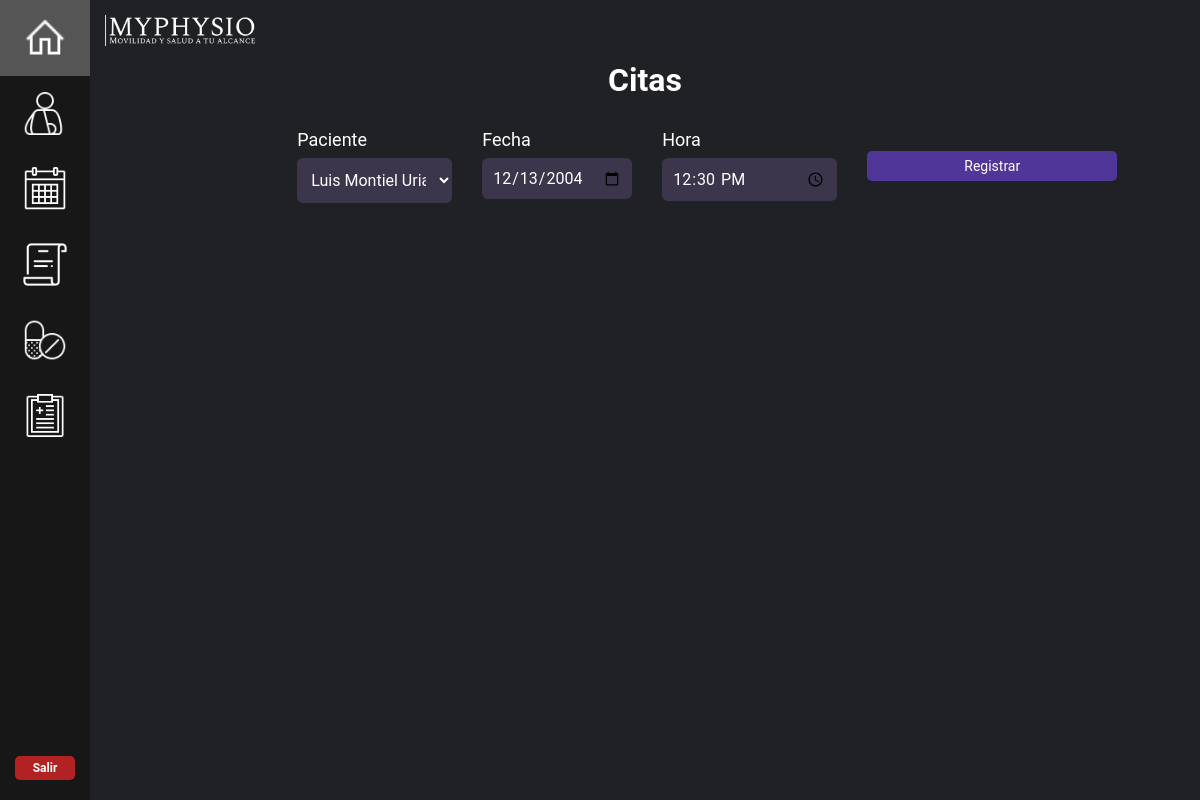
The page /update_cita/1 on the database its author committed.
### mainapp/models.py (models this page shows, shortened)
class Citas(models.Model):
    paciente = models.ForeignKey(Paciente, on_delete=models.CASCADE, blank=False, null=False)
    fecha = models.DateField()
    hora = models.TimeField(auto_now=False, auto_now_add=False)

### mainapp/views.py (the view)
# urls.py: path("update_cita/<cita_id>", views.update_cita, name="update_cita"),
def update_cita(request, cita_id):
    cita = Citas.objects.get(pk=cita_id)
    form = CitaForm(request.POST or None, instance=cita)
    if form.is_valid():
        form.save()
        return redirect("citas")
    return render(request, "./update_cita.html", {'cita': cita, 'form': form})

### mainapp/forms.py
class CitaForm(forms.ModelForm):
    class Meta:
        model = Citas
        fields = "__all__"

### mainapp/models.py (called while the page is built)
    def __str__(self):
        return self.nombre + ' ' + self.apellido_paterno + ' ' + self.apellido_materno

### mainapp/templates/update_cita.html (shortened to what this page needs)
{% extends "dashboard_home.html" %}
{% load static %}
{% load widget_tweaks %}
{% block content %}
<div class="receta-container">
    <h1 style="text-align:center; margin-bottom: 30px;">Citas</h1>
    <form action="" method=POST>
        <div class="form-grid">
            <div class="form-group">
                <label for="cita-form">Paciente</label>
                {% render_field form.paciente class+="short-input" %}
            </div>
            <div class="short-inputs">
                <div class="form-group">
                    <label for="cita-form">Fecha</label>
                    {% render_field form.fecha type="date" class+="short-input" %}
                </div>
            </div>
            <div class="short-inputs">
                <div class="form-group">
                    <label for="cita-form">Hora</label>
                    {% render_field form.hora type="time" class+="short-input" %}
                </div>
            </div>
            <button class="next-button" type="Submit">Registrar</button>
        </div>
{% endblock %}

### mystaticfiles/styles.css (style rules this page uses)
* { font-family: 'Roboto'; }
body { display: flex; flex-direction: column; margin: 0; min-height: 100vh; color: white; background-color: #202124; }
.short-input { background-color: #3B364C; width: 155px; padding: 10px; border: none; border-radius: 6px; color: #ffffff; font-size: 16px; }
.next-button { width: 250px; height: 30px; text-align: center; background-color: #51369A; color: white; font-size: 14px; cursor: pointer; border-radius: 5px; border: none; align-self: center; margin-right: 16%; transition: all ease 0.5s; }
input[type="date"], input[type="number"], input[type="tel"] { width: 130px; }
select.short-input { width: 155px; height: 45px; }
.receta-container { max-width: 65%; margin: 0 auto; padding: 20px; }
.form-grid { display: grid; grid-template-columns: repeat(4, 4fr); gap: 30px; margin-bottom: 20px; }
.short-inputs { display: flex; gap: 10px; }
.form-group { display: flex; flex-direction: column; }
label { display: block; margin-bottom: 8px; font-size: 18px; }

### mainapp/templates/dashboard_home.html (style rules this page uses)
body { margin: 0; font-family: "Roboto"; color: white; background-color: #202124; }

### rows shown on the page
Citas: paciente "Luis Montiel Urias", fecha "12/13/2004", hora "12:30:00"
